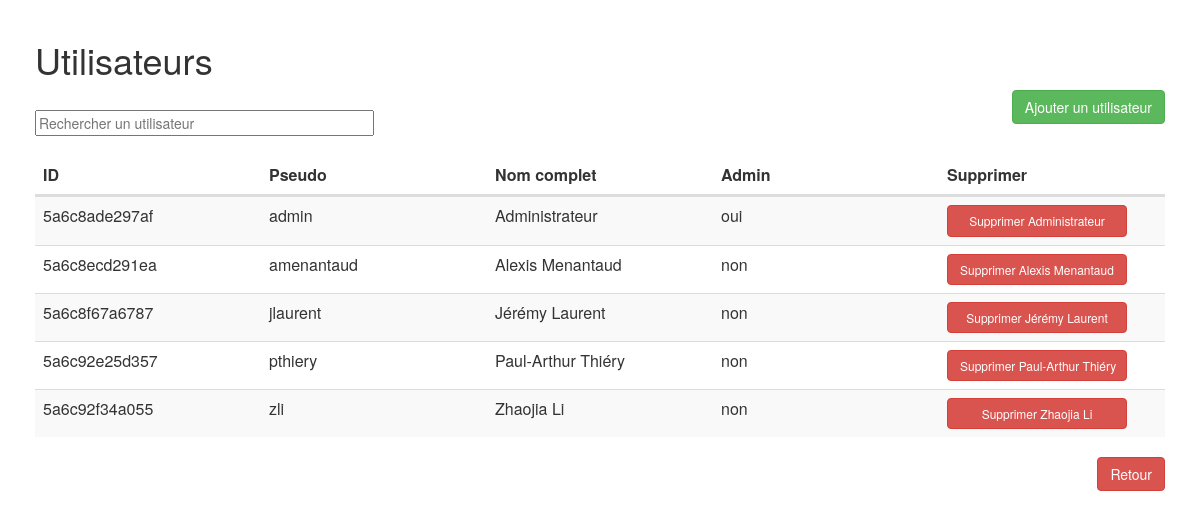
The page /Modele/Admin/creerUser.php on the database its author committed.
### tables this page shows
CREATE TABLE IF NOT EXISTS `user` (
  `User_Id` varchar(13) NOT NULL,
  `Username` varchar(20) NOT NULL,
  `Password` varchar(64) NOT NULL,
  `FullName` varchar(50) NOT NULL,
  `IsAdmin` tinyint(1) NOT NULL,
  PRIMARY KEY (`User_Id`)
);

### Modele/Admin/admin.php (the view, shortened to what this page needs)
<?php
    function getUser($db){
      $reponse = $db->query('SELECT * FROM user');
      return $reponse;
    }
    function genTableUser()
    {
      require("Modele/connexion.php");
      $Users = getUser($db)->fetchAll();
      for ($i = 0; $i<count($Users); $i++) {
        $ID = $Users[$i]['User_Id'];
        $username = $Users[$i]['Username'];
        $fullName = $Users[$i]['FullName'];
        if($Users[$i]['IsAdmin']==1)
        {
          $admin = 'oui';
        }
        else {
          $admin = 'non';
        }
        echo (' <tr>
           <td>'.$ID.'</td>
           <td>'.$username.'</td>
           <td>'.$fullName.'</td>
           <td>'.$admin.'</td>
           <td>
           <a id="suprUserBtn" data-toggle="confirmation" data-singleton="true"
               href="index.php?cible=deleteUser&userID='.$ID.'"
               class="btn btn-danger"
               data-title="Êtes-vous sûr ?"
               data-btn-ok-label="Oui"
               data-btn-cancel-label="Non"
               role="button" data-popout="true">
               Supprimer '.$fullName.'
           </a></td>
           </tr>');
      }
    }
?>

### Vue/administration/utilisateurs/utilisateurs.css (style rules this page uses)
thead, tbody, tr, td, th { display: block; }
tr:after { content: ' '; display: block; visibility: hidden; clear: both; }
tbody td, thead th { width:20%; float: left; }
body { padding: 20px; }
#suprUserBtn { font-size: 0.75em; width: 15em; }

### rows shown on the page
user: User_Id "5a6c8ade297af", Username "admin", FullName "Administrateur", IsAdmin "oui"
user: User_Id "5a6c8ecd291ea", Username "amenantaud", FullName "Alexis Menantaud", IsAdmin "non"
user: User_Id "5a6c8f67a6787", Username "jlaurent", FullName "Jérémy Laurent", IsAdmin "non"
user: User_Id "5a6c92e25d357", Username "pthiery", FullName "Paul-Arthur Thiéry", IsAdmin "non"
user: User_Id "5a6c92f34a055", Username "zli", FullName "Zhaojia Li", IsAdmin "non"
